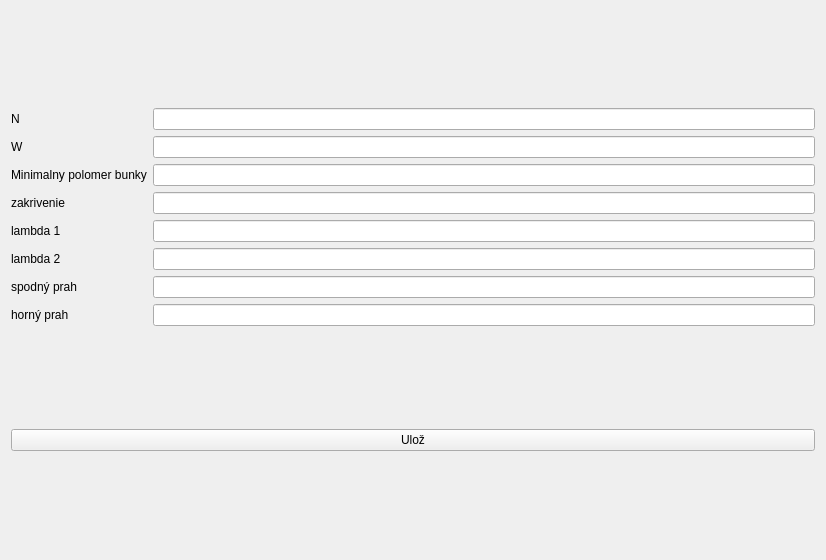
<?xml version="1.0" encoding="UTF-8"?>
<ui version="4.0">
 <class>Form</class>
 <widget class="QWidget" name="Form">
  <property name="geometry">
   <rect>
    <x>0</x>
    <y>0</y>
    <width>826</width>
    <height>560</height>
   </rect>
  </property>
  <property name="windowTitle">
   <string>Parametre</string>
  </property>
  <layout class="QVBoxLayout" name="verticalLayout">
   <item>
    <layout class="QGridLayout" name="gridLayout">
     <item row="4" column="1">
      <widget class="QLineEdit" name="lambda1_edit_val"/>
     </item>
     <item row="5" column="1">
      <widget class="QLineEdit" name="lambda2_edit_val"/>
     </item>
     <item row="2" column="1">
      <widget class="QLineEdit" name="min_diameter_edit_val"/>
     </item>
     <item row="6" column="1">
      <widget class="QLineEdit" name="min_thresh_edit_val"/>
     </item>
     <item row="3" column="1">
      <widget class="QLineEdit" name="smoothing_edit_val"/>
     </item>
     <item row="4" column="0">
      <widget class="QLabel" name="lambda1_label">
       <property name="text">
        <string>lambda 1</string>
       </property>
      </widget>
     </item>
     <item row="3" column="0">
      <widget class="QLabel" name="smoothing_label">
       <property name="text">
        <string>zakrivenie</string>
       </property>
      </widget>
     </item>
     <item row="1" column="1">
      <widget class="QLineEdit" name="w_edit_val"/>
     </item>
     <item row="5" column="0">
      <widget class="QLabel" name="lambda2_label">
       <property name="text">
        <string>lambda 2</string>
       </property>
      </widget>
     </item>
     <item row="2" column="0">
      <widget class="QLabel" name="min_diam_label">
       <property name="text">
        <string>Minimalny polomer bunky</string>
       </property>
      </widget>
     </item>
     <item row="7" column="0">
      <widget class="QLabel" name="max_threshold_label">
       <property name="text">
        <string>horný prah</string>
       </property>
      </widget>
     </item>
     <item row="0" column="0">
      <widget class="QLabel" name="n_label">
       <property name="text">
        <string>N</string>
       </property>
      </widget>
     </item>
     <item row="1" column="0">
      <widget class="QLabel" name="w_label">
       <property name="text">
        <string>W</string>
       </property>
      </widget>
     </item>
     <item row="6" column="0">
      <widget class="QLabel" name="min_threshold_label">
       <property name="text">
        <string>spodný prah</string>
       </property>
      </widget>
     </item>
     <item row="0" column="1">
      <widget class="QLineEdit" name="n_edit_val"/>
     </item>
     <item row="7" column="1">
      <widget class="QLineEdit" name="max_thresh_edit_val"/>
     </item>
    </layout>
   </item>
   <item>
    <widget class="QPushButton" name="save_btn">
     <property name="text">
      <string>Ulož</string>
     </property>
    </widget>
   </item>
  </layout>
 </widget>
 <resources/>
 <connections/>
</ui>
